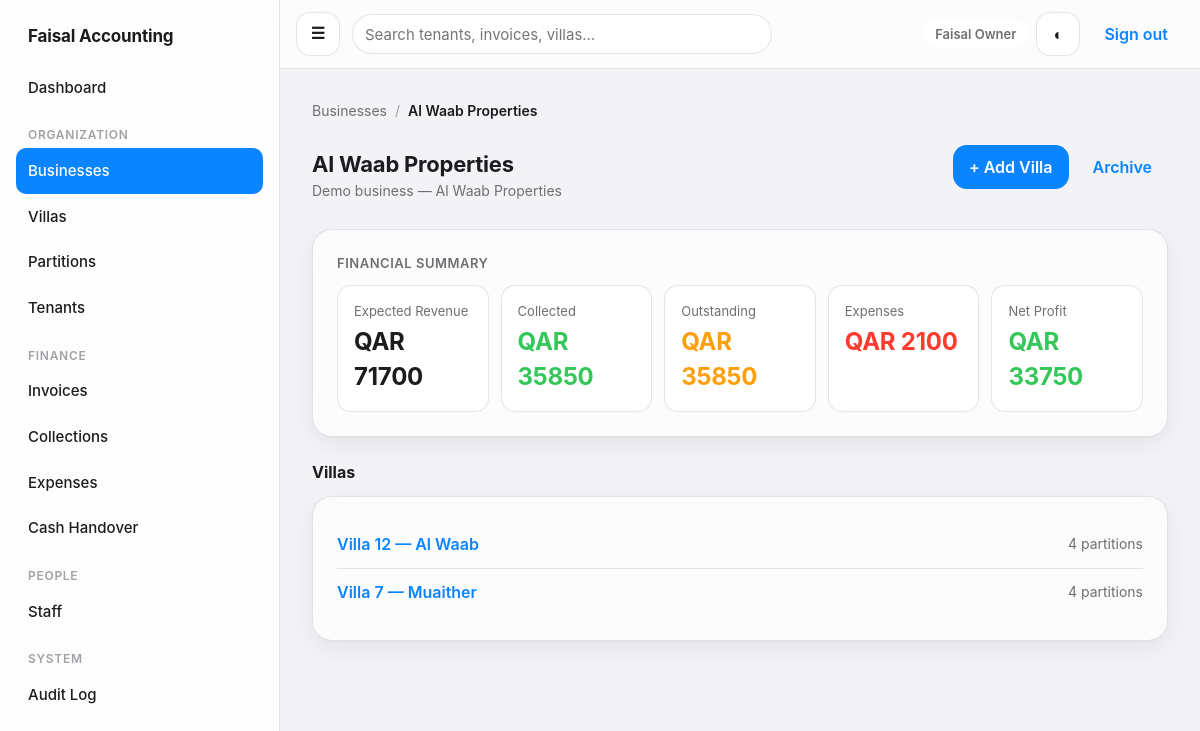
/businesses/1/ (signed in), run on the app's committed database.
### apps/accounts/models.py (models this page shows, shortened)
class User(AbstractUser):
    is_owner = models.BooleanField(default=False, help_text='Sees and can operate on every business/villa/financial record.')
    phone = models.CharField(max_length=32, blank=True)
    class Meta:
        ordering = ['username']

### apps/businesses/models.py (models this page shows, shortened)
class Business(models.Model):
    name = models.CharField(max_length=200, unique=True)
    description = models.TextField(blank=True)
    is_archived = models.BooleanField(default=False)
    created_at = models.DateTimeField(auto_now_add=True)
    created_by = models.ForeignKey(settings.AUTH_USER_MODEL, on_delete=models.PROTECT, related_name='+')
    class Meta:
        ordering = ['name']
        verbose_name_plural = 'businesses'

### apps/villas/models.py (models this page shows, shortened)
class Villa(models.Model):
    business = models.ForeignKey('businesses.Business', on_delete=models.PROTECT, related_name='villas')
    name = models.CharField(max_length=200)
    address = models.TextField(blank=True)
    landlord_name = models.CharField(max_length=200, blank=True)
    landlord_contact = models.CharField(max_length=200, blank=True)
    contract_start = models.DateField(null=True, blank=True)
    contract_end = models.DateField(null=True, blank=True)
    is_archived = models.BooleanField(default=False)
    created_at = models.DateTimeField(auto_now_add=True)
    created_by = models.ForeignKey(settings.AUTH_USER_MODEL, on_delete=models.PROTECT, related_name='+')
    class Meta:
        ordering = ['business__name', 'name']
        constraints = [models.UniqueConstraint(fields=['business', 'name'], name='unique_villa_name_per_business')]

### apps/businesses/views.py (the view)
# urls.py: urlpatterns = [path('', views.business_list, name='list'), path('new/', views.business_create, name='create'), path('<int:pk>/', views.business_detail, name='detail'), path('<int:pk>/archive/', views.
@login_required
def business_detail(request, pk):
    business = get_object_or_404(selectors.businesses_visible_to(request.user), pk=pk)
    villas = selectors.villas_visible_to(request.user).filter(business=business, is_archived=False)
    context = {'business': business, 'villas': villas, 'can_view_financials': selectors.can_view_financial_kpis(request.user), 'breadcrumbs': [('Businesses', reverse('businesses:list')), (business.name, None)]}
    if context['can_view_financials']:
        invoices = selectors.invoices_visible_to(request.user).filter(partition__villa__business=business)
        expenses = selectors.expenses_visible_to(request.user).filter(business=business)
        context.update(expected_revenue=billing_selectors.expected_revenue(invoices), collected=billing_selectors.collected_amount(invoices), outstanding=billing_selectors.outstanding_amount(invoices), total_expenses=expenses_selectors.valid_expense_total(expenses), net_profit=billing_selectors.profit(invoices, expenses))
    return render(request, 'businesses/detail.html', context)

### apps/accounts/context_processors.py (called while the page is built)
def nav(request):
    user = getattr(request, 'user', None)
    if user is None or not user.is_authenticated:
        return {}
    has_any_scope = user.is_owner or selectors.villas_visible_to(user).exists()
    return {'nav_has_scope': has_any_scope, 'nav_can_view_financials': selectors.can_view_financial_kpis(user), 'nav_can_manage_users': user.is_owner, 'nav_can_manage_operations': selectors.can_manage_villas_and_tenants(user), 'nav_pending_handover_count': _pending_handover_count(user) if has_any_scope else 0}

def _pending_handover_count(user):
    from apps.cash.models import CashHandover
    qs = selectors.cash_handovers_visible_to(user).filter(status=CashHandover.Status.SUBMITTED)
    if not user.is_owner and (not Assignment.objects.filter(user=user, role__in=[Assignment.Role.BUSINESS_MANAGER, Assignment.Role.ACCOUNTANT]).exists()):
        return 0
    return qs.count()

### apps/accounts/selectors.py (called while the page is built, shortened)
def businesses_visible_to(user) -> QuerySet[Business]:
    if user.is_owner:
        return Business.objects.all()
    return Business.objects.filter(Q(manager_assignments__user=user) | Q(villas__staff_assignments__user=user)).distinct()

def villas_visible_to(user) -> QuerySet[Villa]:
    if user.is_owner:
        return Villa.objects.all()
    return Villa.objects.filter(Q(business__manager_assignments__user=user) | Q(staff_assignments__user=user)).distinct()

def invoices_visible_to(user) -> QuerySet[Invoice]:
    if user.is_owner:
        return Invoice.objects.all()
    return Invoice.objects.filter(partition__in=partitions_visible_to(user))

def expenses_visible_to(user) -> QuerySet[Expense]:
    if user.is_owner:
        return Expense.objects.all()
    return Expense.objects.filter(Q(villa__in=villas_visible_to(user)) | Q(villa__isnull=True, business__in=businesses_managed_by(user))).distinct()

def cash_handovers_visible_to(user) -> QuerySet[CashHandover]:
    if user.is_owner:
        return CashHandover.objects.all()

def can_view_financial_kpis(user) -> bool:
    if user.is_owner:
        return True
    return Assignment.objects.filter(user=user, role__in=[Assignment.Role.BUSINESS_MANAGER, Assignment.Role.ACCOUNTANT]).exists()

def can_manage_villas_and_tenants(user) -> bool:
    if user.is_owner:
        return True
    return Assignment.objects.filter(user=user, role__in=[Assignment.Role.BUSINESS_MANAGER, Assignment.Role.VILLA_STAFF]).exists()

### apps/audit/context.py (called while the page is built)
def clear_context() -> None:
    _current_request_context.set(None)

### templates/businesses/detail.html (shortened to what this page needs)
{% extends "base.html" %}
{% block content %}
  <div class="page-header">
    <div>
      <h1>{{ business.name }}</h1>
      {% if business.description %}<div class="page-header__meta">{{ business.description }}</div>{% endif %}
    </div>
    {% if user.is_owner %}
      <div class="quick-actions">
        <a class="btn btn--primary" href="{% url 'villas:villa_create' %}?business={{ business.pk }}">+ Add Villa</a>
        <a class="btn btn--ghost" href="{% url 'businesses:archive' business.pk %}">Archive</a>
      </div>
    {% endif %}
  </div>
  {% if can_view_financials %}
    <div class="card">
      <div class="card__title">Financial summary</div>
      <div class="grid--kpi">
        <div class="kpi"><div class="kpi__label">Expected Revenue</div><div class="kpi__value">QAR {{ expected_revenue }}</div></div>
        <div class="kpi"><div class="kpi__label">Collected</div><div class="kpi__value kpi__value--success">QAR {{ collected }}</div></div>
        <div class="kpi"><div class="kpi__label">Outstanding</div><div class="kpi__value kpi__value--warning">QAR {{ outstanding }}</div></div>
        <div class="kpi"><div class="kpi__label">Expenses</div><div class="kpi__value kpi__value--danger">QAR {{ total_expenses }}</div></div>
        <div class="kpi"><div class="kpi__label">Net Profit</div><div class="kpi__value {% if net_profit >= 0 %}kpi__value--success{% else %}kpi__value--danger{% endif %}">QAR {{ net_profit }}</div></div>
      </div>
    </div>
  {% endif %}
  <div class="detail-section">
    <div class="detail-section__title">Villas</div>
    <div class="card">
      {% if villas %}
        {% for villa in villas %}
          <div class="list-row">
            <a class="list-row__title" href="{% url 'villas:villa_detail' villa.pk %}">{{ villa.name }}</a>
            <span class="list-row__meta">{{ villa.partitions.count }} partition{{ villa.partitions.count|pluralize }}</span>
          </div>
        {% endfor %}
      {% endif %}
    </div>
  </div>
{% endblock %}

### templates/base.html (shortened to what this page needs)
{% load static %}
<!doctype html>
<html lang="en">
<head>
  <link rel="stylesheet" href="{% static 'css/design-system.css' %}">
</head>
<body>
  <div class="app-shell">
    <aside class="sidebar" aria-label="Main navigation">
      <div class="sidebar__brand">Faisal Accounting</div>
      {% if user.is_authenticated %}
        <a class="sidebar__link{% if request.resolver_match.app_name == 'dashboard' %} sidebar__link--active{% endif %}" href="{% url 'dashboard:home' %}">Dashboard</a>
        {% if nav_has_scope %}
          <div class="sidebar__section">Organization</div>
          <a class="sidebar__link{% if request.resolver_match.app_name == 'businesses' %} sidebar__link--active{% endif %}" href="{% url 'businesses:list' %}">Businesses</a>
          <a class="sidebar__link{% if request.resolver_match.url_name == 'villa_list' %} sidebar__link--active{% endif %}" href="{% url 'villas:villa_list' %}">Villas</a>
          <a class="sidebar__link{% if request.resolver_match.url_name == 'partition_list' %} sidebar__link--active{% endif %}" href="{% url 'villas:partition_list' %}">Partitions</a>
          <a class="sidebar__link{% if request.resolver_match.app_name == 'tenancy' %} sidebar__link--active{% endif %}" href="{% url 'tenancy:list' %}">Tenants</a>
          <div class="sidebar__section">Finance</div>
          <a class="sidebar__link{% if request.resolver_match.url_name == 'invoice_list' or request.resolver_match.url_name == 'invoice_detail' %} sidebar__link--active{% endif %}" href="{% url 'billing:invoice_list' %}">Invoices</a>
          <a class="sidebar__link{% if request.resolver_match.url_name == 'payment_list' %} sidebar__link--active{% endif %}" href="{% url 'billing:payment_list' %}">Collections</a>
          <a class="sidebar__link{% if request.resolver_match.app_name == 'expenses' %} sidebar__link--active{% endif %}" href="{% url 'expenses:list' %}">Expenses</a>
          <a class="sidebar__link{% if request.resolver_match.app_name == 'cash' %} sidebar__link--active{% endif %}" href="{% url 'cash:handover_list' %}">
            <span>Cash Handover</span>
          </a>
        {% endif %}
        {% if nav_can_manage_users %}
          <div class="sidebar__section">People</div>
          <a class="sidebar__link{% if request.resolver_match.url_name == 'staff_list' %} sidebar__link--active{% endif %}" href="{% url 'accounts:staff_list' %}">Staff</a>
        {% endif %}
        {% if user.is_owner %}
          <div class="sidebar__section">System</div>
          <a class="sidebar__link{% if request.resolver_match.app_name == 'audit' %} sidebar__link--active{% endif %}" href="{% url 'audit:list' %}">Audit Log</a>
        {% endif %}
      {% endif %}
    </aside>
    <div class="content-area">
      <header class="topbar">
        <label for="nav-toggle" class="btn btn--icon sidebar-toggle-label" aria-label="Open menu">&#9776;</label>
        {% if user.is_authenticated and nav_has_scope %}
          <form class="topbar__search" method="get" action="{% url 'dashboard:search' %}" role="search">
            <input type="search" name="q" placeholder="Search tenants, invoices, villas…" value="{{ request.GET.q|default:'' }}" aria-label="Global search">
          </form>
        {% endif %}
        <div class="topbar__actions">
          {% if user.is_authenticated %}
            <span class="pill pill--neutral">{{ user.get_full_name|default:user.username }}</span>
          {% endif %}
          <button class="btn btn--icon" type="button" data-theme-toggle aria-label="Toggle dark mode">&#9680;</button>
          {% if user.is_authenticated %}
            <form method="post" action="{% url 'accounts:logout' %}">
              <button class="btn btn--ghost" type="submit">Sign out</button>
            </form>
          {% endif %}
        </div>
      </header>
      <main class="main">
        {% if breadcrumbs %}{% include "components/breadcrumbs.html" %}{% endif %}
        {% block content %}{% endblock %}
      </main>
    </div>
  </div>
</body>
</html>

### templates/components/breadcrumbs.html
<nav class="breadcrumbs" aria-label="Breadcrumb">
  {% for label, url in breadcrumbs %}
    {% if not forloop.last and url %}
      <a href="{{ url }}">{{ label }}</a><span class="breadcrumbs__sep">/</span>
    {% else %}
      <span class="breadcrumbs__current">{{ label }}</span>
    {% endif %}
  {% endfor %}
</nav>

### data on the page
User: get_full_name "Faisal Owner"
Business: breadcrumbs "Al Waab Properties", name "Al Waab Properties", description "Demo business — Al Waab Properties"
Villa: name "Villa 12 — Al Waab", partitions.count "4"
Villa: name "Villa 7 — Muaither", partitions.count "4"

### other printed values
{{ label }} "Businesses"
{{ expected_revenue }} "71700"
{{ collected }} "35850"
{{ outstanding }} "35850"
{{ total_expenses }} "2100"
{{ net_profit }} "33750"
